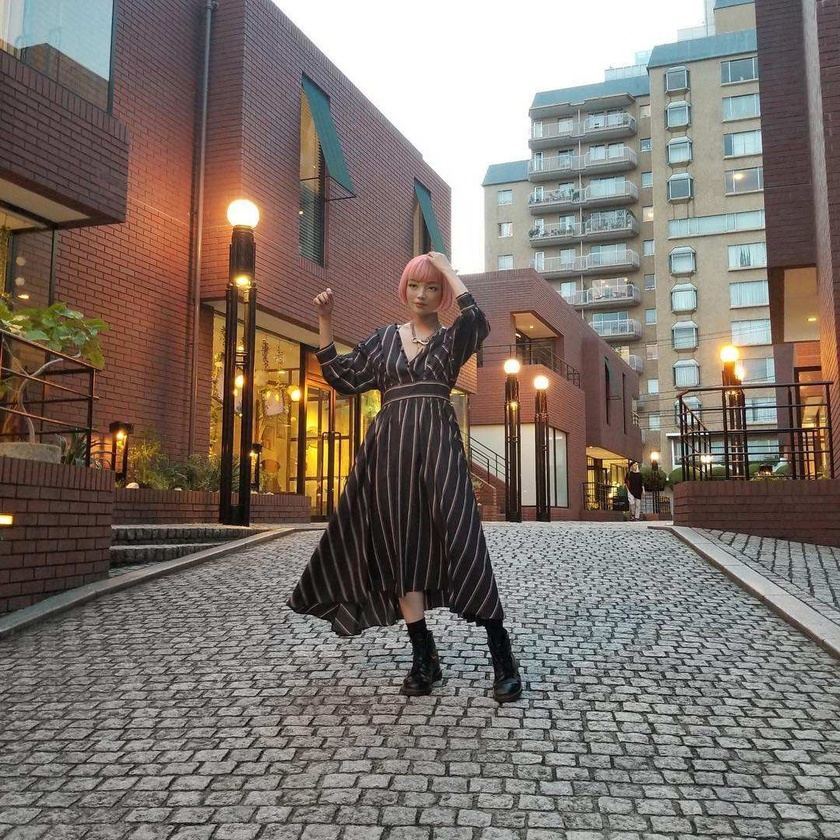
#> input picture DataMaker/testData/images/1.jpg, 840 x 840 px, shrunk from 1080 x 1080 before the run
$ python -i util.py   (imports and definitions only)   (older library calls are emulated)
#> lines starting #> are read from the running program, lines starting #| are printed output that depends on the picture; after the words box and inside, x2 and y2 are one past the last pixel; in counts of white or black regions, pixels touching at a corner belong together
#> further down, picture is the input picture: shape (840, 840, 3); mean B, G, R 107.8, 115.1, 125.7
import numpy as np
import math
import json
import os
import cv2 as cv

# [205 lines left out: functions getIntersection, getParaScatters, not called in this run]


def beforeCluster(img):
    # 二值化 获取轮廓点
    gray = cv.cvtColor(img, cv.COLOR_BGR2GRAY)
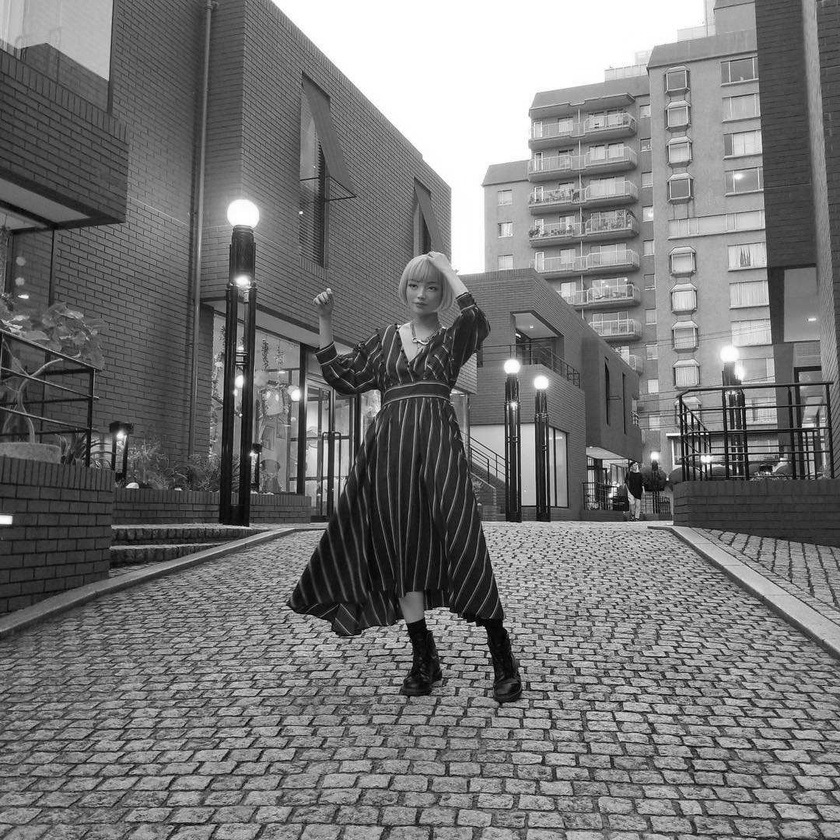
#> gray: shape (840, 840); min 0, max 255, mean 117.5
    _, binary = cv.threshold(gray, 127, 255, cv.THRESH_BINARY)
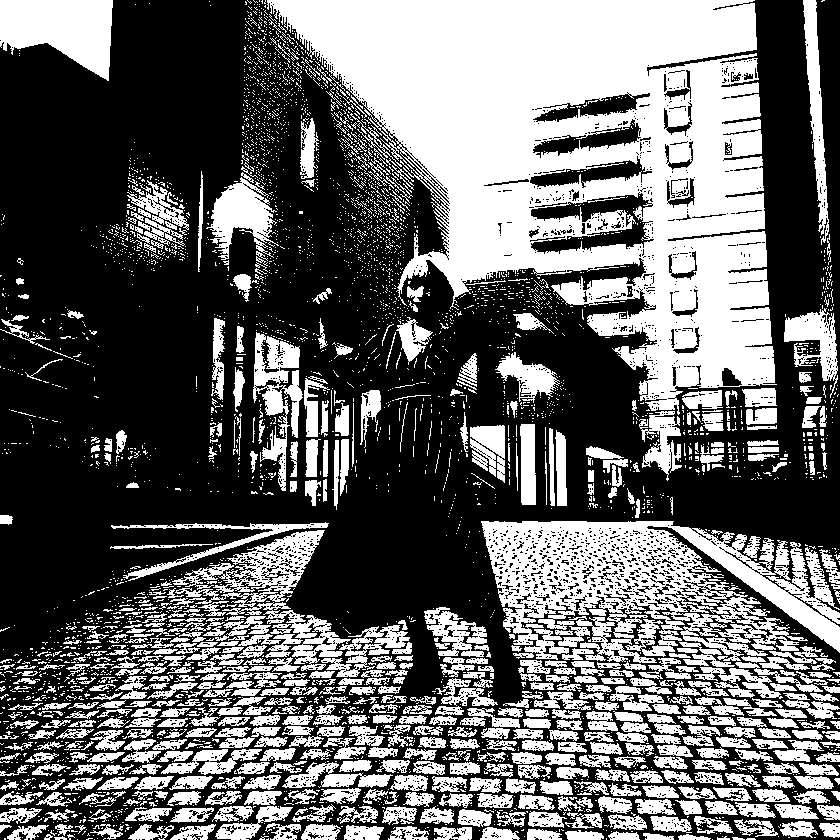
#> binary: shape (840, 840); 40.4% white; 4220 white regions (3569 under 20 px)
    contours, cnt = cv.findContours(binary.copy(), cv.RETR_EXTERNAL, cv.CHAIN_APPROX_SIMPLE)
#> contours = 4154 contours, 3642 with area under 20; largest, box (x1, y1, x2, y2) and area: (267, 0, 777, 415) 120525, (481, 521, 840, 663) 31008, (0, 0, 113, 81) 6036, (172, 530, 325, 604) 4626, (253, 332, 303, 491) 3291
    cv.drawContours(binary, contours, -1, 127)
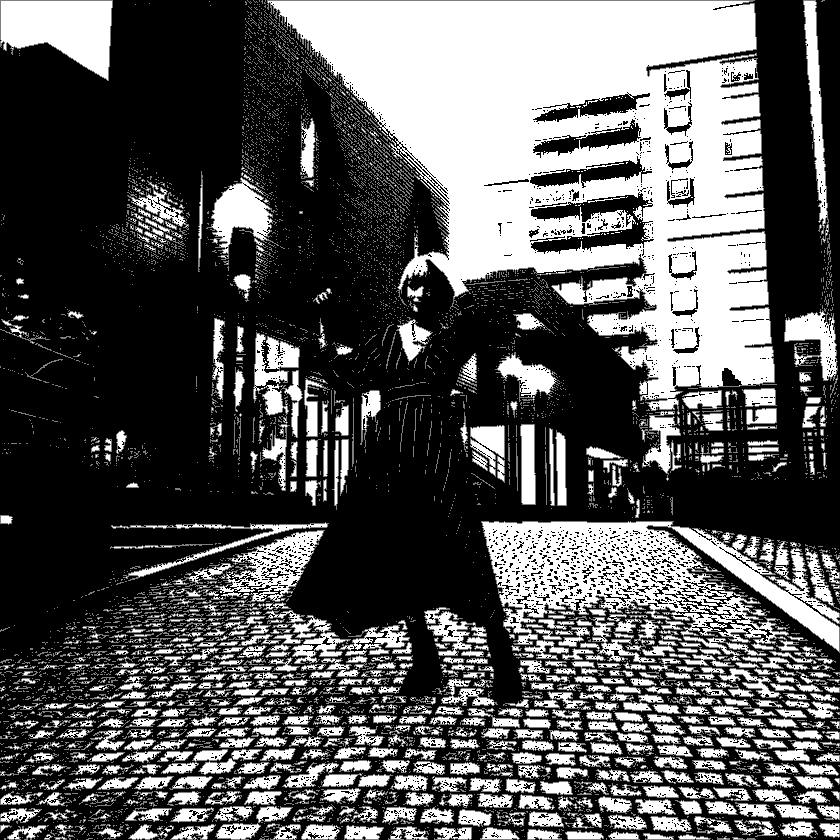
#> binary: shape (840, 840); 10.33% of pixels changed, all inside (x1, y1, x2, y2) = (0, 0, 840, 840)

    contours = np.where(binary == 127)
#> contours = 72899 positions, rows 0 to 839, columns 0 to 839
    contoursMatrix = np.concatenate([contours[1].reshape(-1, 1), contours[0].reshape(-1, 1)], axis=1)
#> contoursMatrix = 72899 pairs, first value 0 to 839, second value 0 to 839

    return contoursMatrix

# [242 lines left out: functions clusterPoint, processAfterCluster, xxx, getPointAlongLine, getPointAcrodLine, getProjectPointOnLine and 2 more, not called in this run]

def pointDistance(a, b, c, d):
    return math.sqrt(math.pow(a-c, 2)+math.pow(b-d, 2))

>>> import cv2
>>> picture = cv2.imread('../testData/images/1.jpg')
>>> result = beforeCluster(picture)
#> result has the same summary as contoursMatrix in beforeCluster

$ run again, on DataMaker/testData/images/4.jpg
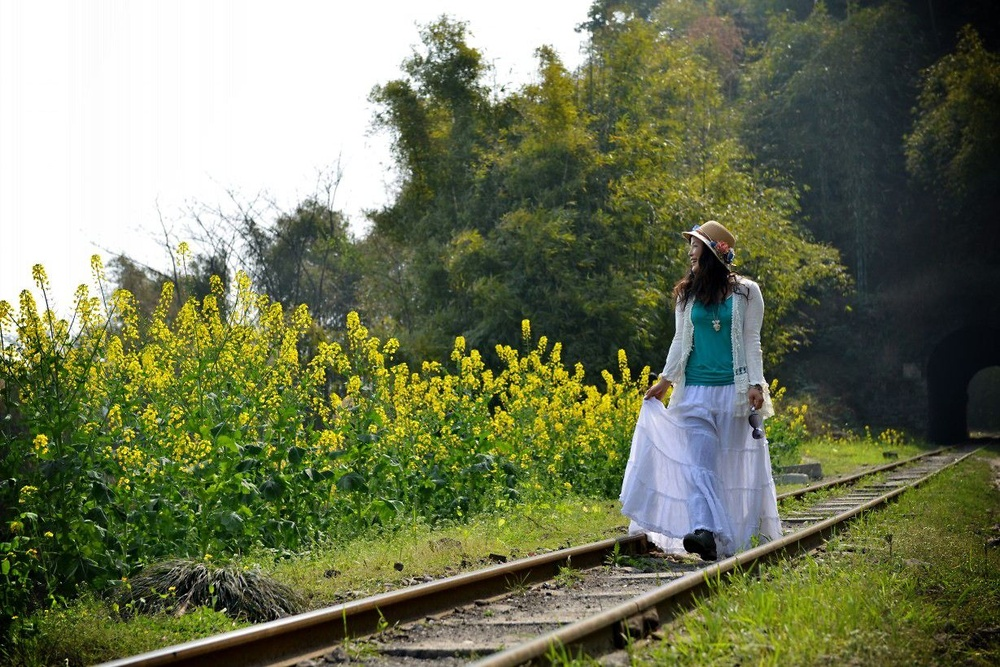
#> input picture DataMaker/testData/images/4.jpg, 1000 x 667 px, shrunk from 1229 x 820 before the run
#> picture is the input picture: shape (667, 1000, 3); mean B, G, R 87.9, 118.8, 111.5
#> in beforeCluster, `_, binary = cv.threshold(gray, 127, 255, cv.THRESH_BINARY)`:
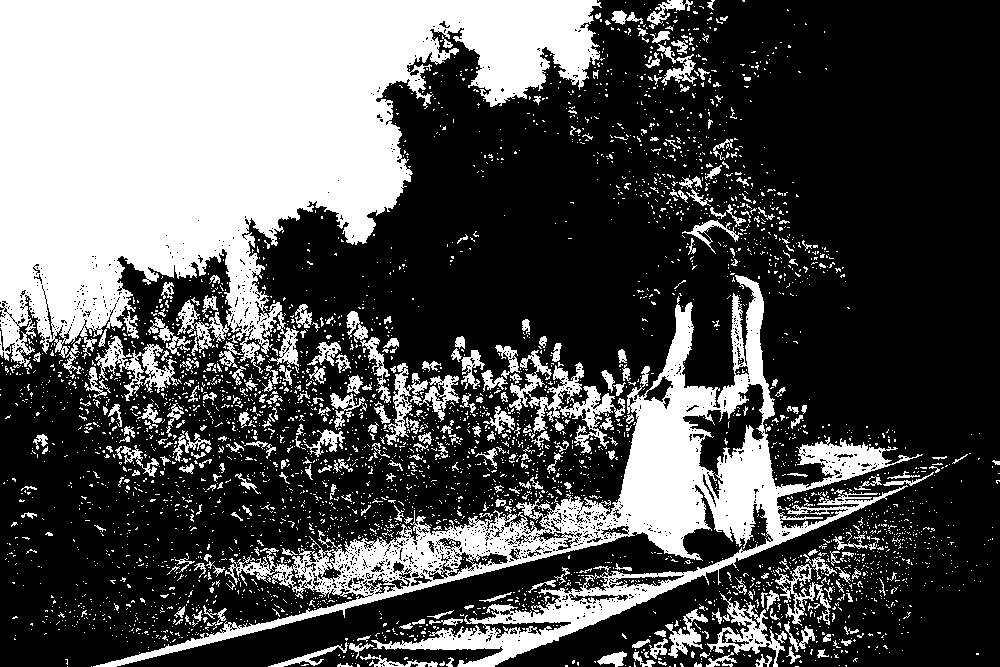
#> binary: shape (667, 1000); 33.3% white; 3835 white regions (3505 under 20 px)
#> in beforeCluster, `contours, cnt = cv.findContours(binary.copy(), cv.RETR_EXTERNAL, cv.CH..`: contours = 3773 contours, 3579 with area under 20; largest, box (x1, y1, x2, y2) and area: (0, 0, 602, 374) 125130, (93, 275, 923, 667) 56613, (509, 350, 625, 453) 2512, (385, 363, 460, 445) 1501, (707, 593, 785, 667) 1497
#> in beforeCluster, `cv.drawContours(binary, contours, -1, 127)`:
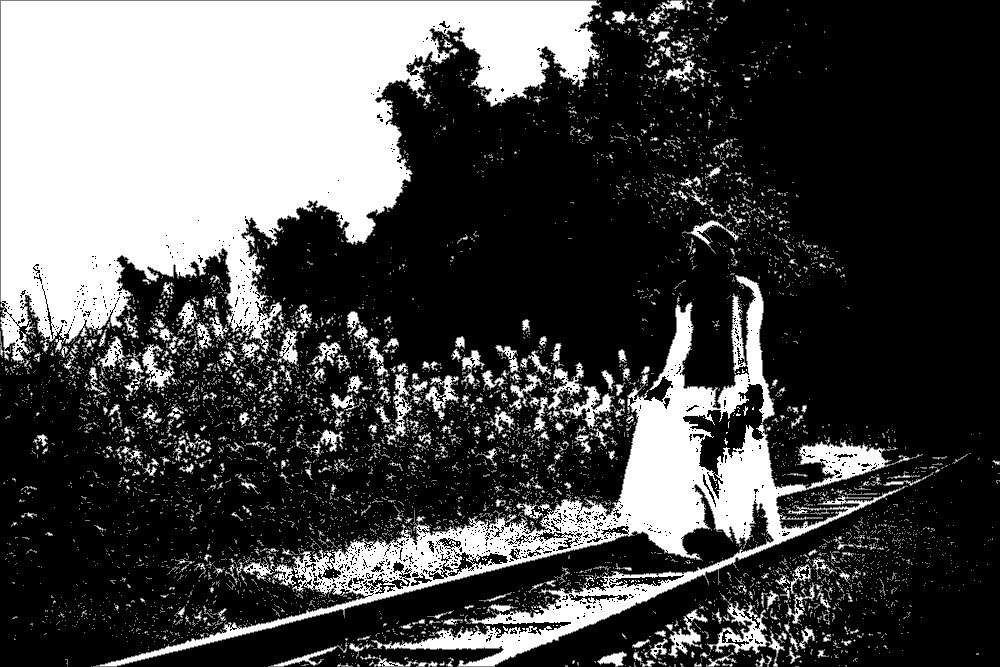
#> binary: shape (667, 1000); 6.39% of pixels changed, all inside (x1, y1, x2, y2) = (0, 0, 1000, 667)
#> in beforeCluster, `contours = np.where(binary == 127)`: contours = 42647 positions, rows 0 to 666, columns 0 to 999
#> contoursMatrix = 42647 pairs, first value 0 to 999, second value 0 to 666
#> result has the same summary as contoursMatrix in beforeCluster
